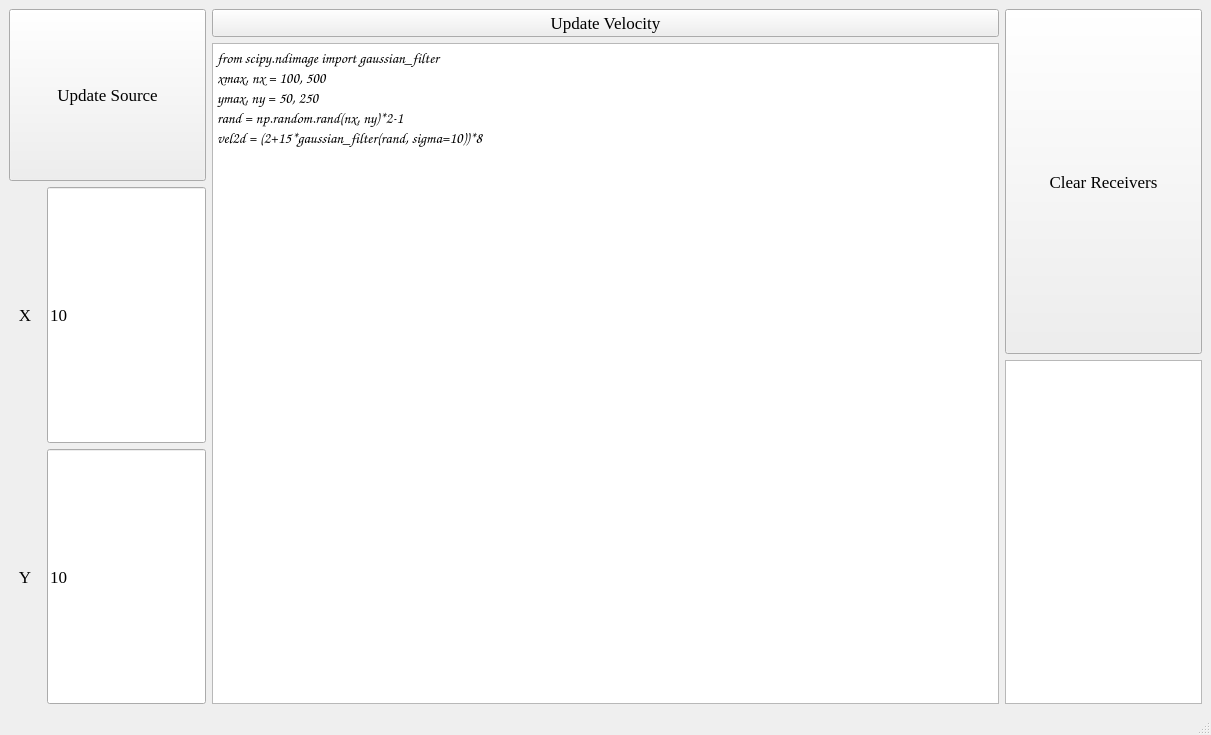
<?xml version="1.0" encoding="UTF-8"?>
<ui version="4.0">
 <class>MainWindow</class>
 <widget class="QMainWindow" name="MainWindow">
  <property name="geometry">
   <rect>
    <x>0</x>
    <y>0</y>
    <width>1211</width>
    <height>735</height>
   </rect>
  </property>
  <property name="cursor">
   <cursorShape>ArrowCursor</cursorShape>
  </property>
  <property name="mouseTracking">
   <bool>false</bool>
  </property>
  <property name="windowTitle">
   <string>PyFMM-GUI</string>
  </property>
  <widget class="QWidget" name="centralwidget">
   <property name="sizePolicy">
    <sizepolicy hsizetype="Expanding" vsizetype="Expanding">
     <horstretch>0</horstretch>
     <verstretch>0</verstretch>
    </sizepolicy>
   </property>
   <property name="mouseTracking">
    <bool>false</bool>
   </property>
   <layout class="QVBoxLayout" name="verticalLayout_4" stretch="2,6">
    <item>
     <layout class="QHBoxLayout" name="horizontalLayout" stretch="3,12,3">
      <item>
       <layout class="QVBoxLayout" name="verticalLayout" stretch="1,3">
        <property name="bottomMargin">
         <number>0</number>
        </property>
        <item>
         <widget class="QPushButton" name="updateSrcLocButton">
          <property name="sizePolicy">
           <sizepolicy hsizetype="Expanding" vsizetype="Expanding">
            <horstretch>0</horstretch>
            <verstretch>0</verstretch>
           </sizepolicy>
          </property>
          <property name="font">
           <font>
            <family>Times New Roman</family>
            <pointsize>13</pointsize>
           </font>
          </property>
          <property name="text">
           <string>Update Source</string>
          </property>
         </widget>
        </item>
        <item>
         <layout class="QGridLayout" name="gridLayout">
          <item row="1" column="0">
           <widget class="QLabel" name="label_2">
            <property name="enabled">
             <bool>true</bool>
            </property>
            <property name="sizePolicy">
             <sizepolicy hsizetype="Expanding" vsizetype="Expanding">
              <horstretch>0</horstretch>
              <verstretch>0</verstretch>
             </sizepolicy>
            </property>
            <property name="font">
             <font>
              <family>Times New Roman</family>
              <pointsize>13</pointsize>
             </font>
            </property>
            <property name="text">
             <string>Y</string>
            </property>
            <property name="alignment">
             <set>Qt::AlignCenter</set>
            </property>
           </widget>
          </item>
          <item row="0" column="0">
           <widget class="QLabel" name="label">
            <property name="enabled">
             <bool>true</bool>
            </property>
            <property name="sizePolicy">
             <sizepolicy hsizetype="Expanding" vsizetype="Expanding">
              <horstretch>0</horstretch>
              <verstretch>0</verstretch>
             </sizepolicy>
            </property>
            <property name="font">
             <font>
              <family>Times New Roman</family>
              <pointsize>13</pointsize>
             </font>
            </property>
            <property name="text">
             <string>X</string>
            </property>
            <property name="alignment">
             <set>Qt::AlignCenter</set>
            </property>
           </widget>
          </item>
          <item row="0" column="1">
           <widget class="QLineEdit" name="lineEdit_srcX">
            <property name="sizePolicy">
             <sizepolicy hsizetype="Expanding" vsizetype="Expanding">
              <horstretch>0</horstretch>
              <verstretch>0</verstretch>
             </sizepolicy>
            </property>
            <property name="font">
             <font>
              <family>Times New Roman</family>
              <pointsize>13</pointsize>
             </font>
            </property>
            <property name="text">
             <string>10</string>
            </property>
           </widget>
          </item>
          <item row="1" column="1">
           <widget class="QLineEdit" name="lineEdit_srcY">
            <property name="sizePolicy">
             <sizepolicy hsizetype="Expanding" vsizetype="Expanding">
              <horstretch>0</horstretch>
              <verstretch>0</verstretch>
             </sizepolicy>
            </property>
            <property name="font">
             <font>
              <family>Times New Roman</family>
              <pointsize>13</pointsize>
             </font>
            </property>
            <property name="text">
             <string>10</string>
            </property>
           </widget>
          </item>
         </layout>
        </item>
       </layout>
      </item>
      <item>
       <layout class="QVBoxLayout" name="verticalLayout_3">
        <item>
         <widget class="QPushButton" name="updateVelButton">
          <property name="font">
           <font>
            <family>Times New Roman</family>
            <pointsize>13</pointsize>
           </font>
          </property>
          <property name="text">
           <string>Update Velocity</string>
          </property>
         </widget>
        </item>
        <item>
         <widget class="QTextEdit" name="textEdit_vel">
          <property name="font">
           <font>
            <family>Comic Sans MS</family>
            <pointsize>12</pointsize>
           </font>
          </property>
          <property name="html">
           <string>&lt;!DOCTYPE HTML PUBLIC &quot;-//W3C//DTD HTML 4.0//EN&quot; &quot;http://www.w3.org/TR/REC-html40/strict.dtd&quot;&gt;
&lt;html&gt;&lt;head&gt;&lt;meta name=&quot;qrichtext&quot; content=&quot;1&quot; /&gt;&lt;style type=&quot;text/css&quot;&gt;
p, li { white-space: pre-wrap; }
&lt;/style&gt;&lt;/head&gt;&lt;body style=&quot; font-family:'Comic Sans MS'; font-size:12pt; font-weight:400; font-style:normal;&quot;&gt;
&lt;p style=&quot; margin-top:0px; margin-bottom:0px; margin-left:0px; margin-right:0px; -qt-block-indent:0; text-indent:0px;&quot;&gt;&lt;span style=&quot; font-size:11pt;&quot;&gt;from scipy.ndimage import gaussian_filter&lt;/span&gt;&lt;/p&gt;
&lt;p style=&quot; margin-top:0px; margin-bottom:0px; margin-left:0px; margin-right:0px; -qt-block-indent:0; text-indent:0px;&quot;&gt;&lt;span style=&quot; font-size:11pt;&quot;&gt;xmax, nx = 100, 500&lt;/span&gt;&lt;/p&gt;
&lt;p style=&quot; margin-top:0px; margin-bottom:0px; margin-left:0px; margin-right:0px; -qt-block-indent:0; text-indent:0px;&quot;&gt;&lt;span style=&quot; font-size:11pt;&quot;&gt;ymax, ny = 50, 250&lt;/span&gt;&lt;/p&gt;
&lt;p style=&quot; margin-top:0px; margin-bottom:0px; margin-left:0px; margin-right:0px; -qt-block-indent:0; text-indent:0px;&quot;&gt;&lt;span style=&quot; font-size:11pt;&quot;&gt;rand = np.random.rand(nx, ny)*2-1&lt;/span&gt;&lt;/p&gt;
&lt;p style=&quot; margin-top:0px; margin-bottom:0px; margin-left:0px; margin-right:0px; -qt-block-indent:0; text-indent:0px;&quot;&gt;&lt;span style=&quot; font-size:11pt;&quot;&gt;vel2d = (2+15*gaussian_filter(rand, sigma=10))*8&lt;/span&gt;&lt;/p&gt;&lt;/body&gt;&lt;/html&gt;</string>
          </property>
         </widget>
        </item>
       </layout>
      </item>
      <item>
       <layout class="QVBoxLayout" name="verticalLayout_2">
        <item>
         <widget class="QPushButton" name="clearRcvButton">
          <property name="sizePolicy">
           <sizepolicy hsizetype="Expanding" vsizetype="Expanding">
            <horstretch>0</horstretch>
            <verstretch>0</verstretch>
           </sizepolicy>
          </property>
          <property name="font">
           <font>
            <family>Times New Roman</family>
            <pointsize>13</pointsize>
           </font>
          </property>
          <property name="text">
           <string>Clear Receivers</string>
          </property>
         </widget>
        </item>
        <item>
         <widget class="QTextBrowser" name="textBrowser_rcv"/>
        </item>
       </layout>
      </item>
     </layout>
    </item>
    <item>
     <layout class="QVBoxLayout" name="verticalLayout_mpl"/>
    </item>
   </layout>
  </widget>
  <widget class="QMenuBar" name="menubar">
   <property name="geometry">
    <rect>
     <x>0</x>
     <y>0</y>
     <width>1211</width>
     <height>26</height>
    </rect>
   </property>
  </widget>
  <widget class="QStatusBar" name="statusbar"/>
  <action name="action_2">
   <property name="text">
    <string>网格维度及速度场</string>
   </property>
  </action>
 </widget>
 <resources/>
 <connections/>
</ui>
